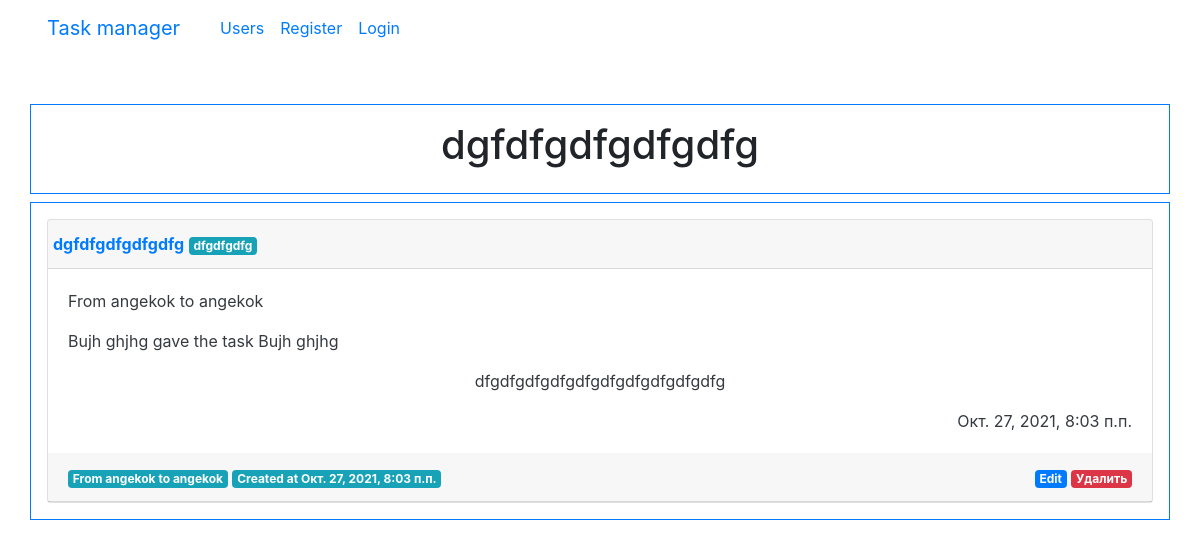
/tasks/4/, run on an earlier commit of the app's database.
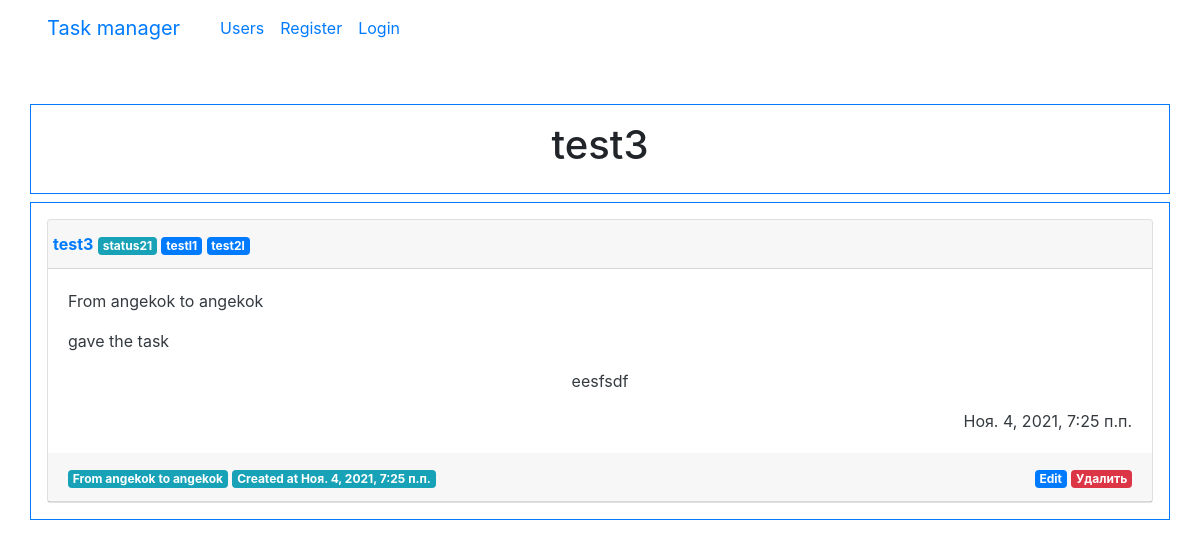
And on a later commit of the database.
### tasks/models.py (models this page shows, shortened)
class Task(models.Model):
    name = models.CharField(max_length=255)
    created_at = models.DateTimeField(auto_now_add=True)
    content = models.TextField(max_length=600)
    status = models.ForeignKey(TaskStatus, on_delete=models.PROTECT, null=False, blank=False)
    creator = models.ForeignKey(User, on_delete=models.SET_NULL, null=True, blank=True)
    assigned_to = models.ForeignKey(User, on_delete=models.SET_NULL, null=True, blank=True, related_name="assigned_to")
    lables = models.ManyToManyField(TaskLable, blank=True)

class TaskStatus(models.Model):
    name = models.CharField(max_length=200, unique=True)
    def __str__(self):
        return self.name

class TaskLable(models.Model):
    name = models.CharField(max_length=200, unique=True)
    def __str__(self):
        return self.name

### tasks/views.py (the view)
# urls.py: path('tasks/<int:pk>/', views.TaskView.as_view(), name='task'),
class TaskView(generic.DetailView):
    model = Task
    template_name = "tasks/task.html"
    success_url = reverse_lazy('tasks')

### templates/tasks/task.html
{% extends "base.html" %}
{% load bootstrap4 %}
{% load i18n %}
{% block page_header %}
  <h1>{{ task.name }}</h1>
{% endblock %}
{% block content %}
<div class="card bg-white text-dark mb-9">
  <div class="card-header">
    <div class="row">
      <div class="text-left"><b><a href="{% url 'task' task.id %}">{{ task.name }}</a></b>
        <span class="badge badge-info">{{ task.status }}</span>
        {% for lable in task.lables.all %}
          <span class="badge badge-primary">{{lable}}</span>
        {% endfor %}
      </div>
    </div>
  </div>
  <div class="card-body">
    <p class="card-text text-left">{%trans "From "%} {{ task.creator }} {%trans " to "%} {{ task.assigned_to }}</p>
    <p class="card-text text-left">{{task.creator.first_name}} {{task.creator.last_name}} {% trans " gave the task "%} {{task.assigned_to.first_name}} {{task.assigned_to.last_name}}</p>
    <p class="card-text">{{task.content}}</p>
    <p class="card-text text-right">{{task.created_at}}</p>
  </div>
  <div class="card-header">
    <div class="row">
      <div class="col-auto mr-auto"><span class="badge badge-info">
        {%trans "From "%} {{ task.creator }} {%trans " to "%} {{ task.assigned_to }}
      </span>
        <span class="badge badge-info">
        {%trans "Created at"%} {{ task.created_at }}
      </span>
    </div>
      <div class="col-auto"><a href="{% url 'task_update' task.id %}" class="badge badge-primary">{% trans "Edit" %}</a>
           <a href="{% url 'task_delete' task.id %}" class="badge badge-danger">{% trans "Delete" %}</a></div>
    </div>
  </div>
</div>
{% endblock %}

What changed in the data, as far as the page shows it:
changed Task "angekok": name "dgfdfgdfgdfgdfg" → "test3"; status "dfgdfgdfg" → "status21"; content "dfgdfgdfgdfgdfgdfgdfgdfgdfgdfg" → "eesfsdf"; created_at "Окт. 27, 2021, 8:03 п.п." → "Ноя. 4, 2021, 7:25 п.п."; creator.first_name "Bujh" → (not shown); creator.last_name "ghjhg" → (not shown); assigned_to.first_name "Bujh" → (not shown); assigned_to.last_name "ghjhg" → (not shown)
added TaskLable: name "testl1"
added TaskLable: name "test2l"
